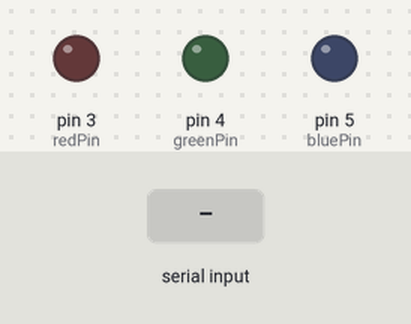
A sketch run on a simulated Arduino Uno, built with avr-gcc and run on an emulated ATmega328P. On the bench: output pins drawn as LEDs (lit = HIGH). Inputs (shaded band) come from the test bench.

Above: at 1.2 s.
1.3 s: "a" received over Serial
At 2.2 s:
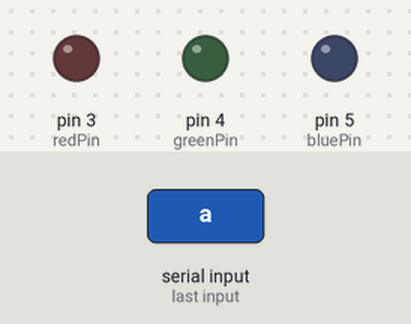
2.8 s: "b" received over Serial
At 3.4 s:
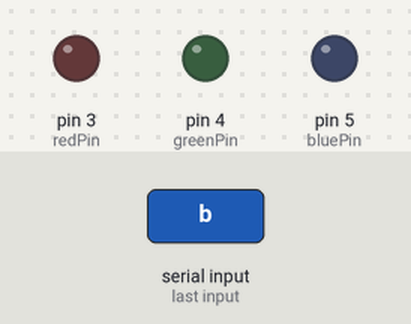
4.3 s: "c" received over Serial
At 5.7 s:
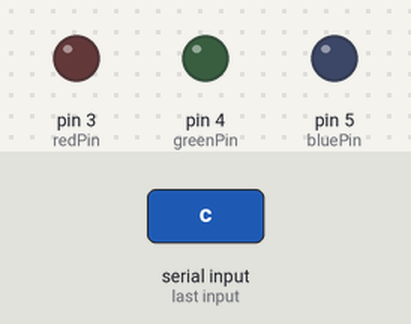
Timing chart, 0 to 7.3 s (numbered marks = the images above; inputs shaded):
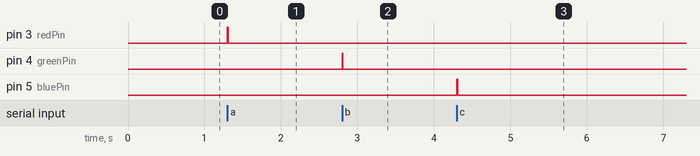

Measured:
- after the input at 1.3 s, pin 3 (redPin): LOW → HIGH at once, → LOW 0.01 s later
- after the input at 2.8 s, pin 4 (greenPin): LOW → HIGH at once, → LOW 0.01 s later
- after the input at 4.3 s, pin 5 (bluePin): LOW → HIGH at once, → LOW 0.01 s later

The sketch:

sketch_oct20b.ino
```cpp
int redPin = 3;
int greenPin = 4;
int bluePin = 5;

int c = 0;

void setup()
{
  Serial.begin(9600);  //比特率设置为一致方可通信
  pinMode(redPin,OUTPUT);
  pinMode(greenPin,OUTPUT);
  pinMode(bluePin,OUTPUT);
}

void loop()
{
  if(Serial.available());
  c = Serial.read();
  if (c == 97)  //a的ASCII码值为97
  {
    digitalWrite(redPin,HIGH);
    delay(10);
    digitalWrite(redPin,LOW);
  }
  if (c == 98)  //b的ASCII码值为98
  {
    digitalWrite(greenPin,HIGH);
    delay(10);
    digitalWrite(greenPin,LOW);
  }
  if (c == 99)
  {
    digitalWrite(bluePin,HIGH);
    delay(10);
    digitalWrite(bluePin,LOW);
  }
}
```
